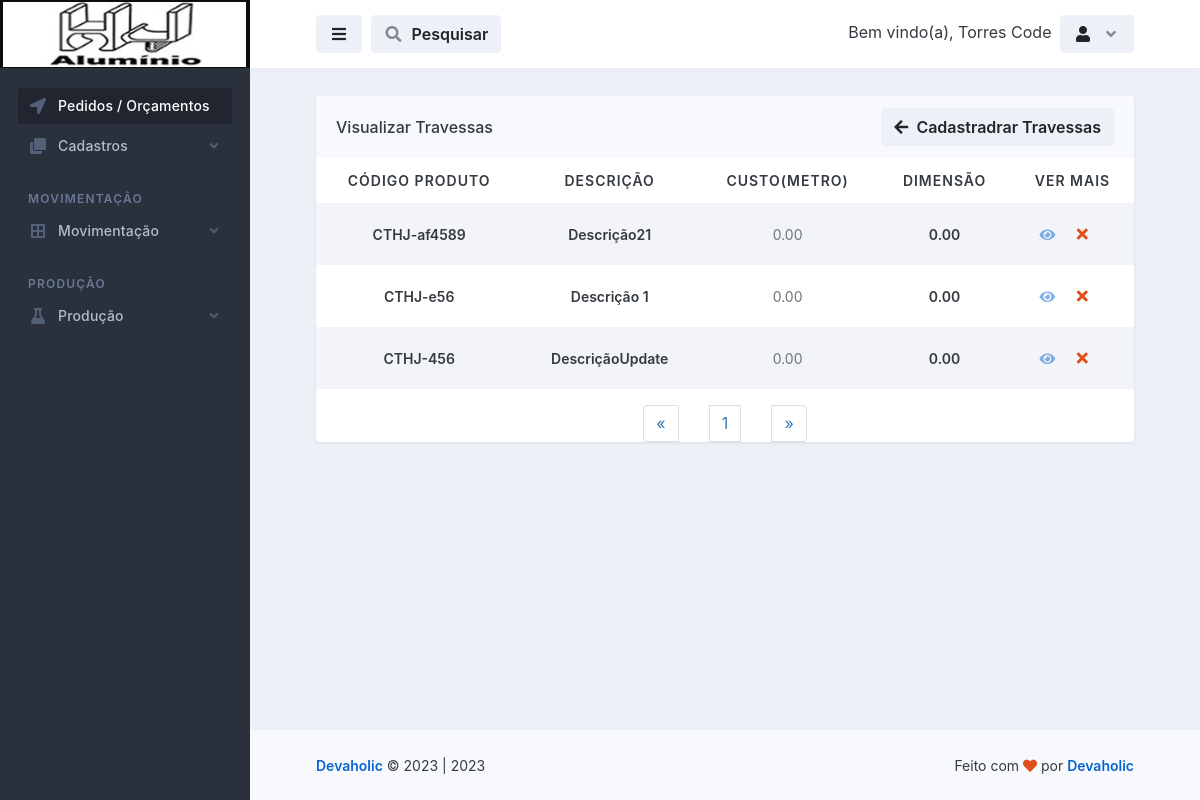
Page /travessas/visualizar_travessas.php (signed in) on the earlier database version.
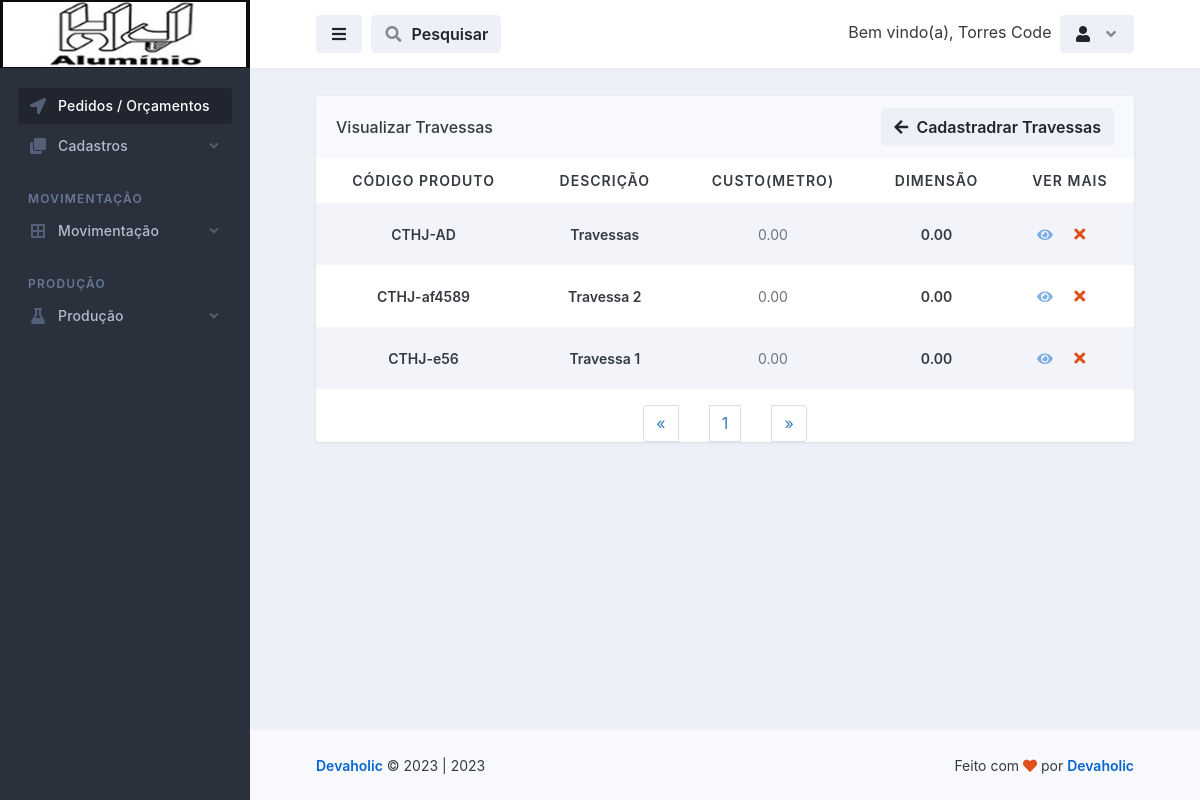
Same page on the later database version.
### tables this page shows
CREATE TABLE `travessas` (
  `id` int(11) NOT NULL,
  `descricao` varchar(255) NOT NULL,
  `codigo_produto` varchar(100) NOT NULL,
  `agregar` varchar(255) NOT NULL,
  `unidade` varchar(255) NOT NULL,
  `esquadreta` varchar(255) NOT NULL,
  `oculto` varchar(10) NOT NULL,
  `referencias_do_mercado` text NOT NULL,
  `custo_metro` decimal(10,2) NOT NULL,
  `markup` decimal(10,2) NOT NULL,
  `valor` decimal(10,2) NOT NULL,
  `desconto_corte_vidro` decimal(10,2) NOT NULL,
  `perda` decimal(10,2) NOT NULL,
  `perda_bordas` decimal(10,2) NOT NULL,
  `perda_corte` decimal(10,2) NOT NULL,
  `dimensao` decimal(10,2) NOT NULL,
  `perda_bordas_retalho` decimal(10,2) NOT NULL,
  `perda_corte_retalho` decimal(10,2) NOT NULL,
  `imagem` varchar(255) NOT NULL,
  `ultima_alteracao` date NOT NULL,
  `ativo` tinyint(1) NOT NULL,
  `quantidade_stock` varchar(255) NOT NULL
);

### database.php (called while the page is built, shortened)
<?php
    class database
    {
        public $server = 'localhost';
        public $user = 'root';
        public $pass = '';
        public $bdn = 'maxportas';
        public function __construct()
        {
            try{
            $this->conn = new PDO('mysql:host='.$this->server.'; dbname='.$this->bdn, $this->user, $this->pass);
            } catch(PDOException $e){
                echo "Error $e";
            }
        }
    }
?>

### controllers/controllers_travessas.php (called while the page is built, shortened)
<?php
    include "../database.php";
class controllers_travessas extends database
{
    public function selecionar_travessas()
    {
        $selecionar_travessas = $this->conn->prepare("SELECT * FROM travessas ORDER BY id DESC");
        $selecionar_travessas->execute();
        $resultravessas = $selecionar_travessas->fetchAll(PDO::FETCH_ASSOC);
        return $resultravessas;
    }
}
?>

### travessas/visualizar_travessas.php (the view, shortened to what the changed rows need)
<?php
    $servidor = "localhost";
$usuario = "root";
$senha = "";
$dbname = "maxportas";
$conn = mysqli_connect($servidor, $usuario, $senha, $dbname);
$pagina = (isset($_GET['pagina']))? $_GET['pagina'] : 1;
$result_travessas = "SELECT * FROM travessas ORDER BY id DESC";
$resultado_travessas = mysqli_query($conn, $result_travessas);
$total_travessas = mysqli_num_rows($resultado_travessas);
$quantidade_pg = 10;
$num_pagina = ceil($total_travessas/$quantidade_pg);
$incio = ($quantidade_pg*$pagina)-$quantidade_pg;
$result_travessas = "SELECT * FROM travessas ORDER BY id DESC limit $incio, $quantidade_pg";
$resultado_travessas = mysqli_query($conn, $result_travessas);
?>
<!doctype html>
<html lang="en">
  <head>
    <link rel="stylesheet" id="css-main" href="../assets/css/dashmix.min.css">
    <link rel="stylesheet" href="../assets/css/pagination.css">
  </head>
  <body>
    <div id="page-container" class="sidebar-o sidebar-dark enable-page-overlay side-scroll page-header-fixed main-content-narrow">
      <main id="main-container">
        <div class="content content-full content-boxed">
          <div class="row">
            <div class="col-md-12">
              <div class="block block-rounded block-mode-loading-refresh">
                <div class="table-responsive">
                  <table class="table table-striped table-hover table-borderless table-vcenter fs-sm">
                  <?php
                    require_once "../controllers/controllers_travessas.php";
                    $selecionar_travessas = new controllers_travessas();
                    $result_travessas = $selecionar_travessas->selecionar_travessas();
                    if(count($result_travessas) > 0)
                    { ?>
                    <thead style="text-align: center;">
                      <tr class="text-uppercase">
                        <th>Código Produto</th>
                        <th>Descrição</th>
                        <th>Custo(metro)</th>
                        <th>Dimensão</th>
                        <th>Ver Mais</th>
                      </tr>
                    </thead>
                    <?php }?>
                    <tbody style="text-align: center;">
                        <?php
                            require_once "../controllers/controllers_travessas.php";
                            $selecionar_travessas = new controllers_travessas();
                            $result_travessas = $selecionar_travessas->selecionar_travessas();
                            if(count($result_travessas) > 0)
                            {
                              while($row_travessas = mysqli_fetch_assoc($resultado_travessas)){ ?>
                                <tr style="text-align: center;">
                                  <td>
                                      <span class="fw-semibold"><?php echo $row_travessas['codigo_produto']; ?></span>
                                  </td>
                                  <td>
                                      <span class="fw-semibold"><?php echo $row_travessas['descricao']; ?></span>
                                  </td>
                                  <td>
                                    <span class="fs-sm text-muted"><?php echo $row_travessas['custo_metro'];?></span>
                                  </td>
                                  <td>
                                      <span class="fw-semibold"><?php echo $row_travessas['dimensao']; ?></span>
                                  </td>
                                  <td class="text-center text-nowrap fw-medium" style="display: flex; justify-content: center; align-items: center;">
                                    <a href="vermais_travessas.php?view_travessas=<?php $idCriptografado = base64_encode($row_travessas['id']); echo $idCriptografado;?>">
                                        <i class="fa fa-eye me-1 opacity-50"></i>
                                    </a>
                                    <?php
                                       echo "<button class='btn' onclick='abrirModal(".$row_travessas['id'].")'><i class='fa fa-fw fa-times text-danger'></i></button>";
                                      ?>
                                  </td>
                                </tr>
                          <?php } } else { echo "<h1>Nenhum registo encontrado!</h1>"; } ?>
                    </tbody>
                  </table>
                <nav class="text-center">
                  <ul class="pagination" style="display: flex; align-items: center; justify-content: space-between; width: 20%; margin: auto;">
                    <?php
                    for($i = 1; $i < $num_pagina + 1; $i++){ ?>
                      <li><a href="visualizar_travessas.php?pagina=<?php echo $i; ?>"><?php echo $i; ?></a>
                      </li>
                    <?php } ?>
                  </ul>
                </nav>
                </div>
                </div>
              </div>
        </div>
      </main>
    </div>
  </body>
</html>

Differences in the rows shown:
removed travessas: codigo_produto "CTHJ-456", descricao "DescriçãoUpdate", custo_metro "0.00", dimensao "0.00"
added travessas: codigo_produto "CTHJ-AD", descricao "Travessas", custo_metro "0.00", dimensao "0.00"
changed travessas "CTHJ-af4589": descricao "Descrição21" → "Travessa 2"
changed travessas "CTHJ-e56": descricao "Descrição 1" → "Travessa 1"
